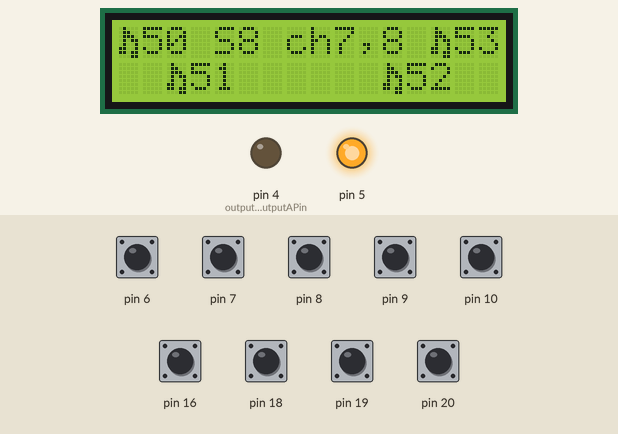
Bench run of a sketch on a simulated Arduino Leonardo, built with avr-gcc and run on an emulated ATmega32U4. Parts: 16×2 character LCD, output pins drawn as LEDs (lit = HIGH). The test bench sets the inputs (shaded band); at power-on: pin 6–10, pin 16, pin 18–20 HIGH. EEPROM starts erased.

Above: at 7.9 s.
8.0 s: pin 6 pulled LOW for 0.15 s
At 8.8 s:
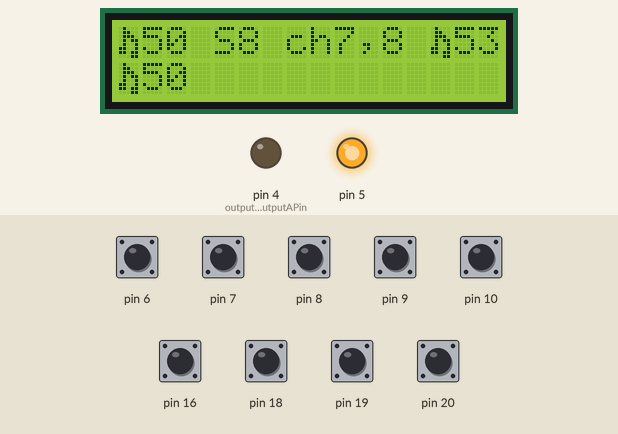
10.5 s: pin 16 pulled LOW for 0.15 s
At 11.7 s:
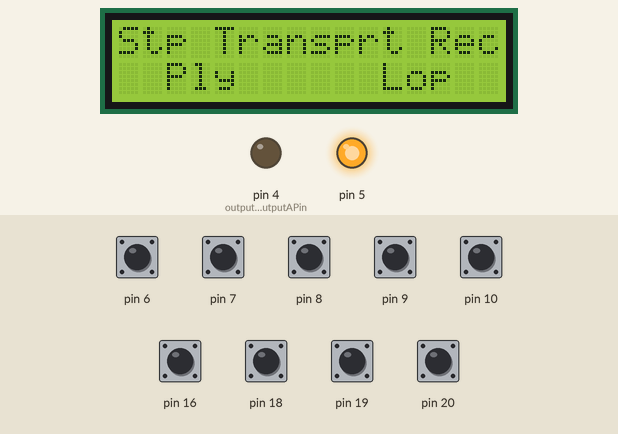
12.1 s: pin 7 pulled LOW for 0.15 s
At 12.9 s:
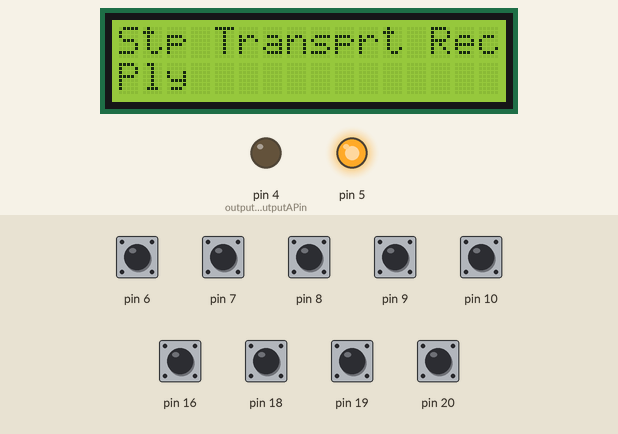
14.6 s: pin 8 pulled LOW for 0.15 s
At 15.0 s:
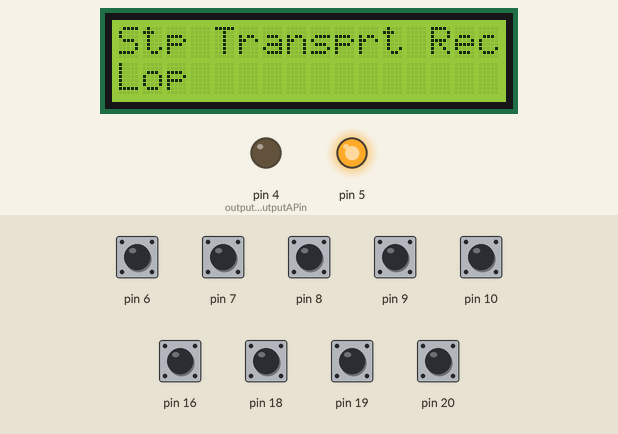
17.1 s: pin 9 pulled LOW for 0.15 s
At 17.9 s:
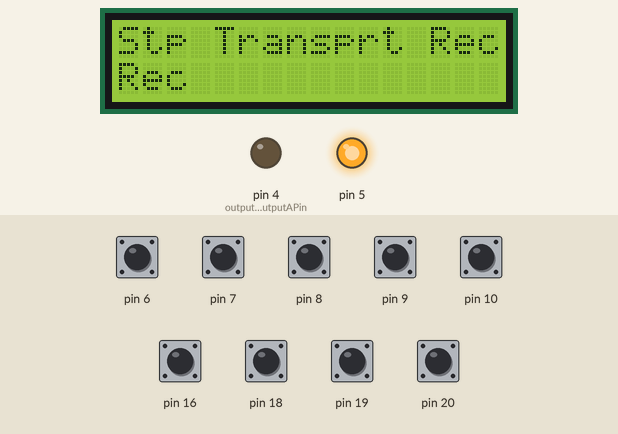
19.6 s: pin 18 pulled LOW for 0.15 s
At 20.4 s:
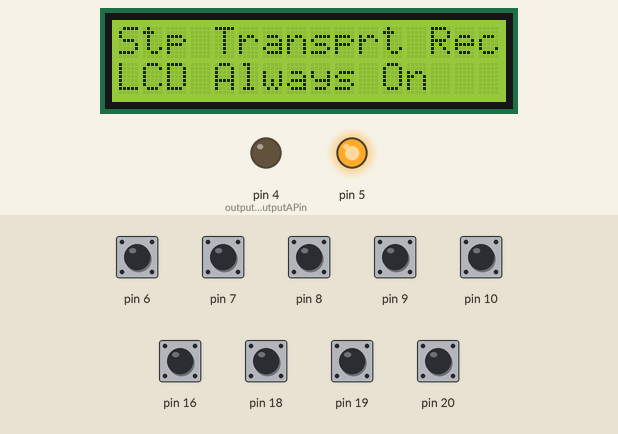
Timing chart, 0 to 22.6 s (numbered marks = the images above; inputs shaded):
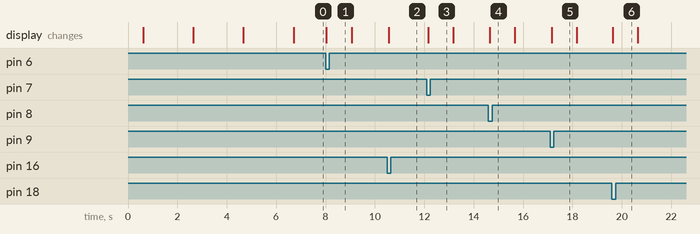

The sketch:

gumidicontroller.ino
```cpp
#include <EEPROM.h>
#include <AceButton.h>
//#include <ButtonConfig.h>
#include "guprogramscfg.h"
#include "guhelpers.h"
#include "gumidi.h"
#include "gulcd.h"
#include "guhwapi.h"
#include "gujackselector.h"

namespace {
const char* ProductName = "GuMIDI mk.3";
const char* ProductVersion = "0.2020.11.10";
constexpr byte numberOfUserButtons = 4;
constexpr byte numberOfControlButtons = 5;

constexpr eepromAddress eepromAddrLastProgram = 0;
constexpr eepromAddress eepromAddrOutputSelector = 1;

constexpr SerialBaudRate serialBaud = 115200;
constexpr i2cAddress lcdI2C = 0x27;
constexpr lcdDimention lcdCols = LcdCols16;
constexpr stringBufferSize lcdStringSize = lcdCols + sizeof("");
constexpr lcdDimention lcdRows = LcdRows2;
constexpr timeMilliSeconds extendLcdBacklightTimeout = oneMinute;
constexpr timeMilliSeconds lcdTimeoutPrintTime = oneSecond;

constexpr Pin outputSelectorOutputAPin = Pin04;
constexpr Pin outputSelectorOutputBPin = Pin05;

constexpr guHwConfig <numberOfUserButtons, numberOfControlButtons> hwCfg {
  { { UserBtnId(0), Pin06 },
    { UserBtnId(1), Pin07 },
    { UserBtnId(2), Pin08 },
    { UserBtnId(3), Pin09 } },

  { { CtrlBtnId(0), Pin10 },
    { CtrlBtnId(1), Pin16 },
    { CtrlBtnId(2), Pin18 },
    { CtrlBtnId(3), Pin19 },
    { CtrlBtnId(4), Pin20 } },
};

constexpr guProgramConfig<numberOfUserButtons> programsConfigs[] {
  { { Note(36), Note(37), Note(38), Note(39) },"S8 ch1,2"},
  { { Note(41), Note(42), Note(43), Note(44) },"S8 ch3,4"},
  { { Note(45), Note(46), Note(48), Note(49) },"S8 ch5,6"},
  { { Note(50), Note(51), Note(52), Note(53) },"S8 ch7,8"},
  { { Stop(), Play(), Loop(), Record() },      "Transprt"},
  { { CC(21), CC(22), CC(23), CC(24) },        " Reaper "},
  { { CC(80), CC(81), CC(82), CC(83) },        "BOSS 202"},
  { { CC(80), CC(81), NotUsed(), CC(84) },       "BOSS 202"},
  { { InputA(), NotUsed(), NotUsed(),InputB()},"A/B-> \1\1"}
};

constexpr byte numberOfPrograms = sizeof(programsConfigs)/sizeof(guProgramConfig<numberOfUserButtons>);

guLcd lcd(lcdI2C, lcdRows, lcdCols);
guHwApi<numberOfUserButtons, numberOfControlButtons> hwApi(hwCfg);
guProgramsCfg<numberOfPrograms, numberOfUserButtons, lcdStringSize> programs(programsConfigs);
guJackSelector jackSelector(outputSelectorOutputAPin, outputSelectorOutputBPin);
MidiSender midiController;
}

void handleMidiEvent(const MidiValue& midi) {
    if(midi.isNote()){ midiController.sendMidiToggle(midi); }
    else{ midiController.sendMidiOffOnImpulse(midi); }
}

void handleUserEvent(const UserAction& user) {
    lcd.printWithTimeout(user.toString());
    if(user.value == UserAction::UserInputA) jackSelector.SelectA();
    if(user.value == UserAction::UserInputB) jackSelector.SelectB();
    EEPROM.update(eepromAddrOutputSelector, jackSelector.selectedInput);
}

void handleUserButtonsEvent(AceButton* button, uint8_t eventType, uint8_t) {
  const auto buttonId = button->getId();
  const auto currentAction = programs.getActionForButton(buttonId);
  const auto currentActionType = currentAction.type;
  if(eventType == AceButton::kEventPressed) {
  lcd.extendLcdBacklight();
    if(currentActionType == Action::ActionTypeMidi) {
      handleMidiEvent(currentAction.mv);
    }
    else if(currentActionType == Action::ActionTypeUser){
      handleUserEvent(currentAction.uv);
    }
    lcd.printWithTimeout(currentAction.toString());
  }
}

void handleControlSwitch(CtrlBtnId id){
  if(id == CtrlBtnId(2)){
    lcd.toggleAlwaysOn();
  }
  if(id == CtrlBtnId(3)){
    lcd.toggleDisplay();
    lcd.printProgram(programs.getCurrentProgram());
  }
}

void handleControlButtonsEvent(AceButton* button, uint8_t eventType, uint8_t) {
  const auto ctrlBtnId = button->getId();
  if(eventType == AceButton::kEventPressed) {
    if(ctrlBtnId > CtrlBtnId(1)) handleControlSwitch(ctrlBtnId);
    if(lcd.isBacklight()){
      if(ctrlBtnId == CtrlBtnId(0)){ programs.prev(); lcd.printProgram(programs.getCurrentProgram());}
      if(ctrlBtnId == CtrlBtnId(1)){ programs.next(); lcd.printProgram(programs.getCurrentProgram());}
      EEPROM.update(eepromAddrLastProgram, programs.getProgramId());
    }else{
      lcd.extendLcdBacklight();
    }
  }
}

void setup() {
  Serial.begin(serialBaud);
  lcd.init();
  hwApi.userButtonsEventHandler = handleUserButtonsEvent;
  hwApi.ctrlButtonsEventHandler = handleControlButtonsEvent;
  hwApi.init();

  jackSelector.init();
  lcd.intro(__DATE__, __TIME__, ProductName, ProductVersion, programs.toString() + " " + hwApi.toString());

  jackSelector.Select(EEPROM.read(eepromAddrOutputSelector));
  programs.setProgram(EEPROM.read(eepromAddrLastProgram));
  lcd.printProgram(programs.getCurrentProgram());
}

void loop() {
  hwApi.update();
  lcd.update();
}
```

guhelpers.h
```cpp
#ifndef guHelpers_H
#define guHelpers_H

using SerialBaudRate = unsigned long;
using timeMilliSeconds = unsigned long;
using timeType = unsigned long;

enum Time : timeType { ms = 1, s = 1000, min = 60*s, h = 60 * min, d = 24 * h, w = 7 * d };
constexpr timeMilliSeconds seconds = Time::s;
constexpr timeMilliSeconds oneSecond = 1 * seconds;
constexpr timeMilliSeconds halfSecond = 500;
constexpr timeMilliSeconds twoSeconds = 2 * seconds;
constexpr timeMilliSeconds threeSeconds = 3 * seconds;
constexpr timeMilliSeconds oneMinute = 60 * seconds;

using Id = byte;
using PinAddressType = byte;
using HwCommand = byte;

using UserBtnId = Id;
using CtrlBtnId = Id;
using BtnId = Id;
using ProgramId = Id;
using InputId = Id;

enum Pin : PinAddressType {Pin04 = 4, Pin05, Pin06, Pin07, Pin08, Pin09, Pin10,
                    Pin11_NotUsable, Pin12_NotUsable, Pin13_NotUsable,
                    Pin14, Pin15, Pin16, Pin17_NotUsable, Pin18, Pin19, Pin20, Pin21 };
#endif
```

guhwapi.h
```cpp
#ifndef guHWapi_H
#define guHWapi_H
#include <AceButton.h>
#include "guhelpers.h"
using namespace ace_button;

struct guButtonCfg{
  const Id id;
  const Pin pin;
};

template <byte numberOfUserButtons, byte numberOfControlButtons>
struct guHwConfig{
  const guButtonCfg userBtns[numberOfUserButtons];
  const guButtonCfg ctrlBtns[numberOfControlButtons];
};

template <byte numberOfUserButtons, byte numberOfControlButtons>
class guHwApi {
  public:
  constexpr static auto pinConnectionTypeInputPullup = INPUT_PULLUP;
  constexpr static auto pinConnectionTypeEventOnStateHigh = HIGH;

  AceButton userButtons[numberOfUserButtons];
  AceButton ctrlButtons[numberOfControlButtons];

  ButtonConfig::EventHandler userButtonsEventHandler;
  ButtonConfig::EventHandler ctrlButtonsEventHandler;

  ButtonConfig userButtonConfig;
  ButtonConfig ctrlButtonConfig;

  const guHwConfig<numberOfUserButtons, numberOfControlButtons> cfg;

  guHwApi(guHwConfig<numberOfUserButtons, numberOfControlButtons> hwConfig): cfg(hwConfig){}
  void init() {
      initUserPins();
      initCtrlPins();
      userButtonConfig.setEventHandler(userButtonsEventHandler);
      ctrlButtonConfig.setEventHandler(ctrlButtonsEventHandler);
      userButtonConfig.setFeature(ButtonConfig::kFeatureSuppressAll);
      ctrlButtonConfig.setFeature(ButtonConfig::kFeatureSuppressAll);
  }
  void update(){
    for( auto &b : userButtons) b.check();
    for( auto &b : ctrlButtons) b.check();
  }
  String toString() const {
    return "u" + String(numberOfUserButtons) + " c" + String(numberOfControlButtons);
  }
  private:
    void initUserPins() {
      for(const auto &b : cfg.userBtns){
        pinMode(b.pin, pinConnectionTypeInputPullup);
        userButtons[b.id].setButtonConfig(&userButtonConfig);
        userButtons[b.id].init(b.pin, pinConnectionTypeEventOnStateHigh, b.id);
      }
    }
    void initCtrlPins() {
      for(const auto &b : cfg.ctrlBtns){
        pinMode(b.pin, pinConnectionTypeInputPullup);
        ctrlButtons[b.id].setButtonConfig(&ctrlButtonConfig);
        ctrlButtons[b.id].init(b.pin, pinConnectionTypeEventOnStateHigh, b.id);
      }
    }
};

#endif
```

gujackselector.h
```cpp
#ifndef guJackSelector_H
#define guJackSelector_H
#include "guhelpers.h"

struct guJackSelector {
  const Pin InputAPin;
  const Pin InputBPin;
  constexpr static InputId inputA = 0;
  constexpr static InputId inputB = 1;
  InputId selectedInput;
  guJackSelector(Pin inA, Pin inB): InputAPin(inA), InputBPin(inB) {}
  void Select(const InputId inputId){
    inputId == inputA ? SelectA() : SelectB();
  }
  void SelectA(){
    digitalWrite(InputAPin,HIGH);
    digitalWrite(InputBPin,LOW);
    selectedInput = inputA;
  }
  void SelectB(){
    digitalWrite(InputAPin,LOW);
    digitalWrite(InputBPin,HIGH);
    selectedInput = inputB;
  }
  void init(){
    pinMode(InputAPin, OUTPUT);
    pinMode(InputBPin, OUTPUT);
  }
};
#endif
```

gumidi.h
```cpp
#ifndef guMidi_H
#define guMidi_H

#include <stddef.h>
#include <MIDIUSB.h>
#include <Arduino.h>
#include "guhelpers.h"

constexpr byte Channel = 16;
constexpr byte On = 1;
constexpr byte Off = 0;
constexpr byte OnValue = 127;
constexpr byte OffValue = 0;
constexpr byte MaxVelocity = 127;
constexpr byte noteOnByte = 0x90;
constexpr byte noteOffByte = 0x80;
constexpr byte CcByte = 0xB0;

struct MidiValue {
  const byte value;
  const bool isnote;
  const char* abbr;

  constexpr bool isNote() const { return isnote; }
  String toString() const {
    return abbr == NULL ? (isNote() ?  "\1" : "c") + String(value) : String(abbr);
  }

  constexpr midiEventPacket_t midiNoteOn(){ return { noteOnByte >> 4, noteOnByte | Channel, value, MaxVelocity }; }
  constexpr midiEventPacket_t midiNoteOff(){ return { noteOffByte >> 4, noteOffByte | Channel, value, MaxVelocity }; }
  constexpr midiEventPacket_t midiCc(byte v){ return { CcByte >> 4, CcByte | Channel, value, v}; }
  constexpr midiEventPacket_t getPacket(byte isOn = On){ return isOn == On ? turnOnPacket() : turnOffPacket(); }
  constexpr midiEventPacket_t turnOnPacket(){ return isnote ? midiNoteOn() : midiCc(OnValue); }
  constexpr midiEventPacket_t turnOffPacket(){ return isnote ? midiNoteOff() : midiCc(OffValue); }
};

constexpr MidiValue MidiNone() { return {0, false, NULL}; }
constexpr MidiValue MidiNote(byte v) { return {v, true, NULL}; }
constexpr MidiValue MidiCC(byte v) { return {v, false, NULL}; }
constexpr MidiValue MidiTransport(byte v, const char* abbr4char) { return {v, false, abbr4char}; }

struct MidiSender {
  void sendMidiOnce(const MidiValue& midi) {
    MidiUSB.sendMIDI(midi.getPacket());
    MidiUSB.flush();
  }

  void sendMidiToggle(const MidiValue& midi) {
    MidiUSB.sendMIDI(midi.turnOnPacket());
    MidiUSB.flush();
    delay(1);
    MidiUSB.sendMIDI(midi.turnOffPacket());
    MidiUSB.flush();
  }

  void sendMidiOffOnImpulse(const MidiValue& midi) {
    MidiUSB.sendMIDI(midi.turnOffPacket());
    MidiUSB.flush();
    delay(20);
    MidiUSB.sendMIDI(midi.turnOnPacket());
    MidiUSB.flush();
  }
};

#endif
```

guprogramscfg.h
```cpp
#ifndef guProgramsCfg_H
#define guProgramsCfg_H
#include <Arduino.h>
#include "gumidi.h"

using eepromAddress = byte;
using ActionType = byte;

struct UserAction {
  using UserActionType = byte;
  const UserActionType value;
  const char* abbr;
  constexpr static UserActionType UserActionNone = 0;
  constexpr static UserActionType UserInputA = 10;
  constexpr static UserActionType UserInputB = 11;
  String toString() const { return abbr == NULL ? String("u")+ String(value) : String(abbr); }
};

constexpr UserAction UserNone() { return { UserAction::UserActionNone, NULL}; };
constexpr UserAction UserSelectInputA() { return { UserAction::UserInputA, "\1A"}; };
constexpr UserAction UserSelectInputB() { return { UserAction::UserInputB, "B\1"}; };

struct Action {
  const MidiValue mv;
  const UserAction uv;
  const byte type;

  constexpr static byte ActionTypeNone = 0x00;
  constexpr static byte ActionTypeMidi = 0x01;
  constexpr static byte ActionTypeUser = 0x02;
  operator MidiValue(){ return mv; }
  operator UserAction(){ return uv; }
  String toString() const {
    if(type == ActionTypeMidi) return mv.toString();
    if(type == ActionTypeUser) return uv.toString();
    return "---";
  }
};

constexpr Action NotUsed() { return { MidiNone(), UserNone(), Action::ActionTypeNone }; };
constexpr Action Note(byte v) { return { MidiNote(v), UserNone(), Action::ActionTypeMidi }; };
constexpr Action CC(byte v) { return { MidiCC(v), UserNone(), Action::ActionTypeMidi }; };
constexpr Action Rewind() { return { MidiTransport(116,"Rew"), UserNone(), Action::ActionTypeMidi }; };
constexpr Action FastForward() { return { MidiTransport(117,"FFw"), UserNone(), Action::ActionTypeMidi }; };
constexpr Action Stop() { return { MidiTransport(118,"Stp"), UserNone(), Action::ActionTypeMidi }; };
constexpr Action Play() { return { MidiTransport(119,"Ply"), UserNone(), Action::ActionTypeMidi }; };
constexpr Action Loop() { return { MidiTransport(115,"Lop"), UserNone(), Action::ActionTypeMidi }; };
constexpr Action Record() { return { MidiTransport(114,"Rec"), UserNone(), Action::ActionTypeMidi }; };

constexpr Action InputA() { return { MidiNone(), UserSelectInputA(), Action::ActionTypeUser }; };
constexpr Action InputB() { return { MidiNone(), UserSelectInputB(), Action::ActionTypeUser }; };

template <byte numberOfUserButtons>
struct guProgramConfig {
  const Action assignedAction[numberOfUserButtons];
  const char* programName;
};

template <byte numberOfPrograms,
          byte numberOfUserButtons,
          byte lcdStringSize,
          byte defaultProgram = 0>
struct guProgramsCfg {
  using programId = byte;
  using programConfig = guProgramConfig<numberOfUserButtons>;
  const programConfig *c;
  byte currentProgramId;
  String toString() const {
    return "Pr" + String(numberOfPrograms);
  }
  guProgramsCfg(const programConfig* config):c(config) { currentProgramId= defaultProgram; }
  Action getActionForButton(BtnId buttonId) const { return c[currentProgramId].assignedAction[buttonId]; }
  void setProgram(programId programNumber) { currentProgramId = programNumber % numberOfPrograms; }
  byte getProgramId() { return currentProgramId % numberOfPrograms; }
  programConfig* getCurrentProgram() const { return c+currentProgramId; }
  void next() { currentProgramId = (currentProgramId + 1) % numberOfPrograms; }
  void prev() { currentProgramId = (currentProgramId == 0 ? numberOfPrograms - 1 : currentProgramId - 1); }
  };

#endif
```

gulcd.h
```cpp
#ifndef guLcd_H
#define guLcd_H

#include <Arduino.h>
#include <LiquidCrystal_I2C.h>
#include "guhelpers.h"
#include "guprogramscfg.h"

using stringLength = byte;
using i2cAddress = byte;
using lcdDimention = byte;
using stringBufferSize = byte;
using lcdRowIndex = byte;

constexpr lcdDimention LcdRows2 = 2;
constexpr lcdDimention LcdCols16 = 16;

class guLcd {
  static constexpr lcdRowIndex firstLine = 0;
  static constexpr lcdRowIndex secondLine = 1;
  static constexpr lcdRowIndex maxRows = 2;

  public:
  String lastPermanentLine[maxRows];
  guLcd(i2cAddress i2cAddr, lcdDimention rows, lcdDimention cols);
  void init();
  void intro(const String& date, const String& time, const String& name, const String& ver, const String& ProgramsAndButtons);
  void print(const String& text, lcdRowIndex line = secondLine, timeMilliSeconds duration = 0);
  void printWithTimeout(const String& text, timeMilliSeconds timeMs = oneSecond, lcdRowIndex line = secondLine);
  void toggleDisplay();
  bool isDisplay();
  void noDisplay();
  void display();
  bool isBacklight();
  void noBacklight();
  void backlight();
  void enableAlwaysOn();
  void disableAlwaysOn();
  void toggleAlwaysOn();
  void restoreLine(lcdRowIndex line = secondLine);
  void extendLcdBacklight(timeMilliSeconds timeMs = oneMinute);
  void update();
  void printProgram(const guProgramConfig<4>* program);

  private:
  String prepareLineToPrint(const String& source);
  void updateTimeoutPrint(timeMilliSeconds now);
  void updateBacklight(timeMilliSeconds now);
  void printWithProgramHalt(const String& first, const String& second, timeMilliSeconds duration = twoSeconds);
  timeMilliSeconds lcdBacklightTime;
  timeMilliSeconds lcdTimeoutPrintTime;
  bool alwaysOn;
  bool isdisplay;
  bool isbacklight;
  LiquidCrystal_I2C lcd;
  lcdDimention rows, cols;
};

#endif
```

Source omitted: gulcd.cpp (4609 bytes)

Measured:
- after the input at 8.0 s, the display: changes at once (image 1)
- after the input at 10.5 s, the display: changes after 0.05 s (image 2)
- after the input at 12.1 s, the display: changes after 0.06 s (image 3)
- after the input at 14.6 s, the display: changes after 0.06 s (image 4)
- after the input at 17.1 s, the display: changes after 0.06 s (image 5)
- after the input at 19.6 s, the display: changes at once (image 6)
